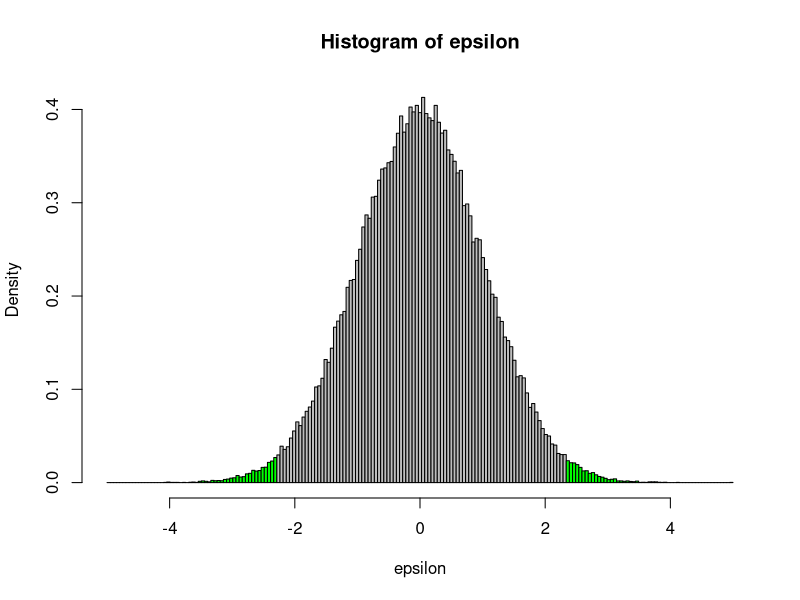
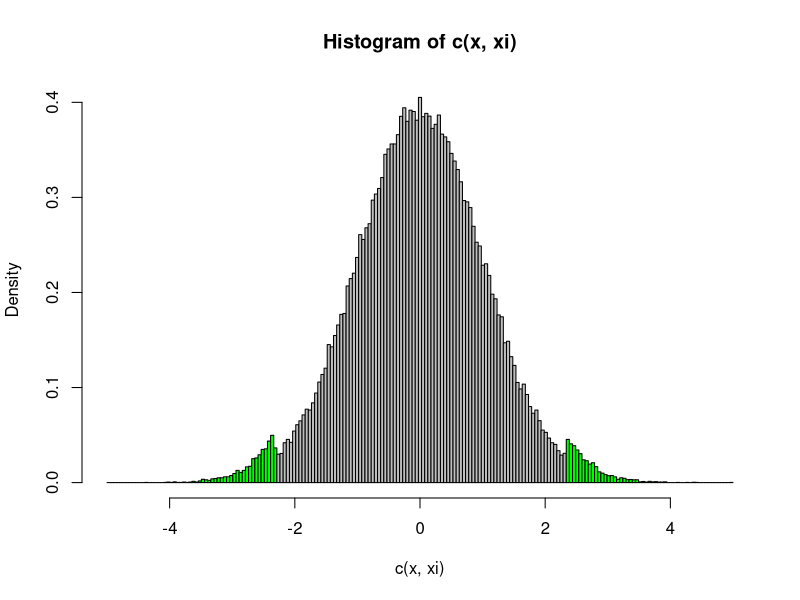

These figures' R source, in order:
############################
## Author: Marvin Schmitt ##
############################


# Load Libaries
library(tidyverse)

# Set Working directory
setwd(dirname(rstudioapi::getSourceEditorContext()$path))


N = 100000
x = rnorm(N)


epsilon = rnorm(N)
alpha = 0.01
xi = epsilon[pnorm(-abs(epsilon)) < alpha]
col = c(rep("green", 54), 
        rep("grey", 92),
        rep("green", 54))

hist(epsilon, breaks=seq(-5,5,l=200), col=col, freq=FALSE)

hist(c(x, xi), breaks=seq(-5,5,l=200),  col=col, freq=FALSE)
